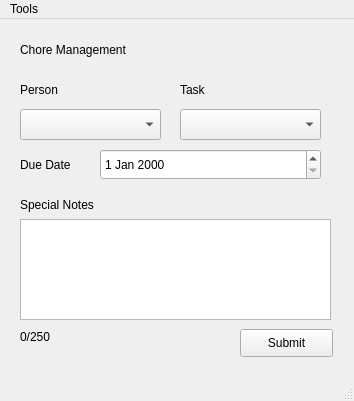
<?xml version="1.0" encoding="UTF-8"?>
<ui version="4.0">
 <class>choreManagementWindow</class>
 <widget class="QMainWindow" name="choreManagementWindow">
  <property name="geometry">
   <rect>
    <x>0</x>
    <y>0</y>
    <width>354</width>
    <height>401</height>
   </rect>
  </property>
  <property name="windowTitle">
   <string>Chore Management</string>
  </property>
  <widget class="QWidget" name="centralwidget">
   <widget class="QComboBox" name="personInput">
    <property name="geometry">
     <rect>
      <x>20</x>
      <y>90</y>
      <width>141</width>
      <height>31</height>
     </rect>
    </property>
   </widget>
   <widget class="QComboBox" name="taskInput">
    <property name="geometry">
     <rect>
      <x>180</x>
      <y>90</y>
      <width>141</width>
      <height>31</height>
     </rect>
    </property>
   </widget>
   <widget class="QLabel" name="personLabel">
    <property name="geometry">
     <rect>
      <x>20</x>
      <y>60</y>
      <width>141</width>
      <height>21</height>
     </rect>
    </property>
    <property name="text">
     <string>Person</string>
    </property>
   </widget>
   <widget class="QLabel" name="taskLabel">
    <property name="geometry">
     <rect>
      <x>180</x>
      <y>60</y>
      <width>141</width>
      <height>21</height>
     </rect>
    </property>
    <property name="text">
     <string>Task</string>
    </property>
   </widget>
   <widget class="QLabel" name="mainHeader">
    <property name="geometry">
     <rect>
      <x>20</x>
      <y>10</y>
      <width>251</width>
      <height>41</height>
     </rect>
    </property>
    <property name="text">
     <string>Chore Management</string>
    </property>
   </widget>
   <widget class="QDateEdit" name="dateInput">
    <property name="geometry">
     <rect>
      <x>100</x>
      <y>130</y>
      <width>221</width>
      <height>31</height>
     </rect>
    </property>
   </widget>
   <widget class="QLabel" name="dateLabel">
    <property name="geometry">
     <rect>
      <x>20</x>
      <y>130</y>
      <width>81</width>
      <height>31</height>
     </rect>
    </property>
    <property name="text">
     <string>Due Date</string>
    </property>
   </widget>
   <widget class="QLabel" name="notesLabel">
    <property name="geometry">
     <rect>
      <x>20</x>
      <y>170</y>
      <width>121</width>
      <height>31</height>
     </rect>
    </property>
    <property name="text">
     <string>Special Notes</string>
    </property>
   </widget>
   <widget class="QPlainTextEdit" name="noteInput">
    <property name="geometry">
     <rect>
      <x>20</x>
      <y>200</y>
      <width>311</width>
      <height>101</height>
     </rect>
    </property>
   </widget>
   <widget class="QLabel" name="charCount">
    <property name="geometry">
     <rect>
      <x>20</x>
      <y>310</y>
      <width>81</width>
      <height>16</height>
     </rect>
    </property>
    <property name="text">
     <string>0/250</string>
    </property>
   </widget>
   <widget class="QPushButton" name="submitBtn">
    <property name="geometry">
     <rect>
      <x>240</x>
      <y>310</y>
      <width>93</width>
      <height>28</height>
     </rect>
    </property>
    <property name="text">
     <string>Submit</string>
    </property>
   </widget>
  </widget>
  <widget class="QMenuBar" name="menubar">
   <property name="geometry">
    <rect>
     <x>0</x>
     <y>0</y>
     <width>354</width>
     <height>26</height>
    </rect>
   </property>
   <widget class="QMenu" name="menuTools">
    <property name="title">
     <string>Tools</string>
    </property>
    <addaction name="actionCreate_New_Chore"/>
    <addaction name="actionCreate_New_Profile"/>
   </widget>
   <addaction name="menuTools"/>
  </widget>
  <widget class="QStatusBar" name="statusbar"/>
  <action name="actionCreate_New_Chore">
   <property name="text">
    <string>Create New Chore</string>
   </property>
  </action>
  <action name="actionCreate_New_Profile">
   <property name="text">
    <string>Create New Profile</string>
   </property>
  </action>
 </widget>
 <resources/>
 <connections/>
</ui>
